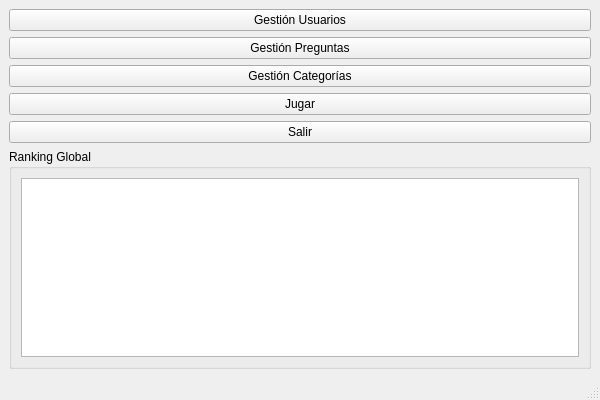
<?xml version="1.0" encoding="UTF-8"?>
<ui version="4.0">
 <class>MainWindow</class>
 <widget class="QMainWindow" name="MainWindow">
  <property name="geometry">
   <rect><x>0</x><y>0</y><width>600</width><height>400</height></rect>
  </property>
  <property name="windowTitle"><string>Menú Principal</string></property>
  <widget class="QWidget" name="centralwidget">
   <layout class="QVBoxLayout" name="verticalLayout">
    <item>
     <widget class="QPushButton" name="gestionUsuariosButton">
      <property name="text"><string>Gestión Usuarios</string></property>
     </widget>
    </item>
    <item>
     <widget class="QPushButton" name="gestionPreguntasButton">
      <property name="text"><string>Gestión Preguntas</string></property>
     </widget>
    </item>
    <item>
     <widget class="QPushButton" name="gestionCategoriasButton">
      <property name="text"><string>Gestión Categorías</string></property>
     </widget>
    </item>
    <item>
     <widget class="QPushButton" name="jugarButton">
      <property name="text"><string>Jugar</string></property>
     </widget>
    </item>
    <item>
     <widget class="QPushButton" name="salirButton">
      <property name="text"><string>Salir</string></property>
     </widget>
    </item>
    <item>
     <widget class="QGroupBox" name="globalRankingGroup">
      <property name="title"><string>Ranking Global</string></property>
      <layout class="QVBoxLayout" name="globalRankingLayout">
       <item>
        <widget class="QTableView" name="globalRankingTableView"/>
       </item>
      </layout>
     </widget>
    </item>
   </layout>
  </widget>
  <widget class="QMenuBar" name="menubar"/>
  <widget class="QStatusBar" name="statusbar"/>
 </widget>
 <resources/>
 <connections/>
</ui>
